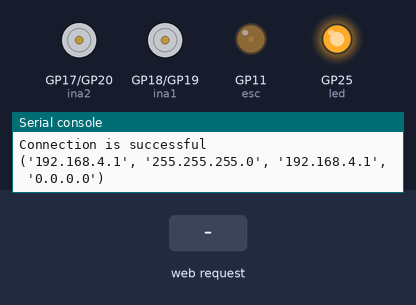
The program below on a simulated Raspberry Pi Pico running MicroPython. Shown: motor-driver pin pairs drawn as motors (green arrow = first pin HIGH = forward, orange = second pin HIGH = backward, longer = more drive, scaled by the enable pin), output pins drawn as LEDs (lit = HIGH), the last lines printed to the serial console. The test bench sets the inputs (shaded band). The board's own WiFi access point starts at once.

Above: at 1.2 s.
1.3 s: HTTP request GET /forward? received
At 2.1 s:
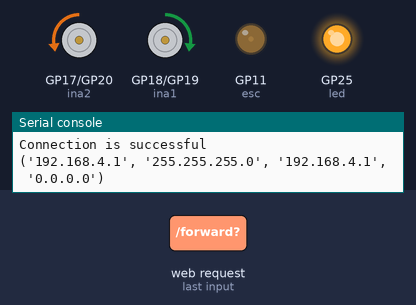
3.8 s: HTTP request GET /left? received
6.3 s: HTTP request GET /right? received
8.8 s: HTTP request GET /back? received
At 9.6 s:
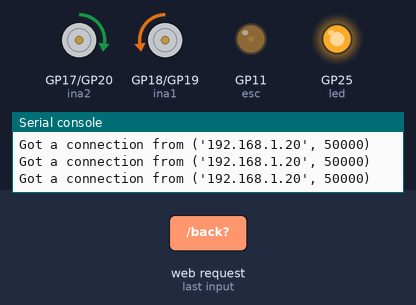
Timing chart, 0 to 11.8 s (numbered marks = the images above; inputs shaded):
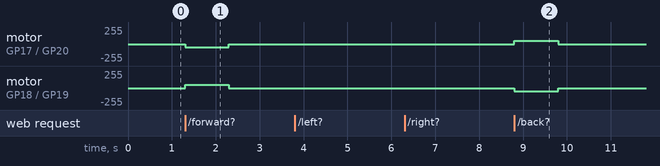

The program:

Pico_Motor_Driver.py
```python
try:
 import usocket as socket        #importing socket
except:
 import socket
import network            #importing network
import gc
import machine
from time import sleep
from machine import Pin, PWM
#machine.reset() DO NOT USE THIS COMMAND, IT WILL BRICK YOUR PICO


#Network credentials
gc.collect()
ssid = 'WCRL test'                  #Set access point name
password = '12345678'      #Set your access point password


#Pin definitions
led = machine.Pin("LED",machine.Pin.OUT) #define onboard LED
ina1 = Pin(18, Pin.OUT) #AIN1 as GPIO18
ina2 = Pin(17, Pin.OUT) #AIN2 as GPIO17
inb1 = Pin(19, Pin.OUT) #BIN1 as GPIO19
inb2 = Pin(20, Pin.OUT) #BIN1 as GPIO20
pwma = PWM(Pin(16))     #PWMA as GPIO16
pwmb = PWM(Pin(15))     #PWMB as GPIO15
esc = PWM(Pin(11))      #ESC as GPIO11


#ESC/PWM calibration
frequency = float(50)
esc.freq(int(frequency))  #set frequency of ESC
esc.duty_u16(3901) #ESC calibration value 1
esc.duty_u16(4031) #ESC calibration value 2

pwma.freq(1500)  #Set PWWA frequency for motors
pwmb.freq(1500)  #Set PWMB frequency for motors


# define function for PWM generation
def pwmGenerate(duty):
    #esc_duty_cycle = float(6.2)
    esc_duty_cycle = int( duty * 65025 / 100  )
    esc.duty_u16(esc_duty_cycle)

def forward(duty):  #Move motors forward at specified duty cycle
    ina1.value(1)
    ina2.value(0)
    inb1.value(0)
    inb2.value(1)
    duty_16 = int((duty*65536)/100)
    pwma.duty_u16(duty_16)
    pwmb.duty_u16(duty_16)

def reverse(duty):  #Move motors reverse at specified duty cycle
    ina1.value(0)
    ina2.value(1)
    inb1.value(1)
    inb2.value(0)
    duty_16 = int((duty*65536)/100)
    pwma.duty_u16(duty_16)
    pwmb.duty_u16(duty_16)

def turnLeft(duty):  #Turn left at specified duty cycle
    ina1.value(1)
    ina2.value(0)
    inb1.value(1)
    inb2.value(0)
    duty_16 = int((duty*65536)/100)
    pwma.duty_u16(duty_16)
    pwmb.duty_u16(duty_16)

def turnRight(duty):  #Turn right at specified duty cycle
    ina1.value(0)
    ina2.value(1)
    inb1.value(0)
    inb2.value(1)
    duty_16 = int((duty*65536)/100)
    pwma.duty_u16(duty_16)
    pwmb.duty_u16(duty_16)

def StopMotor():   #Stop all motors
    ina1.value(0)
    ina2.value(0)
    pwma.duty_u16(0)
    pwmb.duty_u16(0)


#Soft access point generator
ap = network.WLAN(network.AP_IF)
ap.config(essid=ssid, password=password)
ap.active(True)            #activating

while ap.active() == False:
  pass
print('Connection is successful')
print(ap.ifconfig())

##UI with 5 buttons: forward, reverse, left, right and ESC control
##Currently only supports mouse release commands
def web_page():
    #Template HTML
    html = f"""
            <!DOCTYPE html>
            <html>
            <head>
            <title>WCRL Test</title>
            </head>
            <center><b>
            <form action="./forward">
            <input type="submit" value="Forward" style="height:120px; width:120px" />
            </form>
            <table><tr>
            <td><form action="./left">
            <input type="submit" value="Left" style="height:120px; width:120px" />
            </form></td>
            <td><form action="./ESC">
            <input type="submit" value="ESC" style="height:120px; width:120px" />
            </form></td>
            <td><form action="./right">
            <input type="submit" value="Right" style="height:120px; width:120px" />
            </form></td>
            </tr></table>
            <form action="./back">
            <input type="submit" value="Back" style="height:120px; width:120px" />
            </form>
            <form action="./stop">
            <input type="submit" value="Stop" style="height:120px; width:120px" />
            </form>
            </body>
            </html>
            """
    return str(html)


s = socket.socket(socket.AF_INET, socket.SOCK_STREAM)   #creating socket object
s.bind(('', 80))
s.listen(5)


# while True:
#   conn, addr = s.accept()
#   print('Got a connection from %s' % str(addr))
#   request = conn.recv(1024)
#   print('Content = %s' % str(request))
#   response = web_page()
#   conn.send(response)
#   conn.close()

led.on() #toggle led on

#Start web server
while True:
    conn, addr = s.accept()
    request = conn.recv(1024)
    request = str(request)
    try:
        request = request.split()[1]
    except IndexError:
        pass

    if request == '/forward?':
        forward(20)
        sleep(1)
        StopMotor()
    elif request =='/left?':
        turnLeft(20)
        sleep(1)
        StopMotor()
    elif request =='/ESC?':
        pwmGenerate(6.3)
        sleep(1)
        pwmGenerate(6.2)
    elif request =='/right?':
        turnRight(20)
        sleep(1)
        StopMotor()
    elif request =='/back?':
        reverse(20)
        sleep(1)
        StopMotor()
    elif request =='\stop?':
        StopMotor()
    response = web_page()
    conn.send(response)
    conn.close()
    print('Got a connection from %s' % str(addr))
```

Measured:
- after the input at 1.3 s, motor on GP17 (ina2) / GP20 (inb2): stopped → backward 51/255 at once, → stopped 1.0 s later; motor on GP18 (ina1) / GP19 (inb1): stopped → forward 51/255 at once, → stopped 1.0 s later
- after the input at 8.8 s, motor on GP17 (ina2) / GP20 (inb2): stopped → forward 51/255 at once, → stopped 1.0 s later; motor on GP18 (ina1) / GP19 (inb1): stopped → backward 51/255 at once, → stopped 1.0 s later
